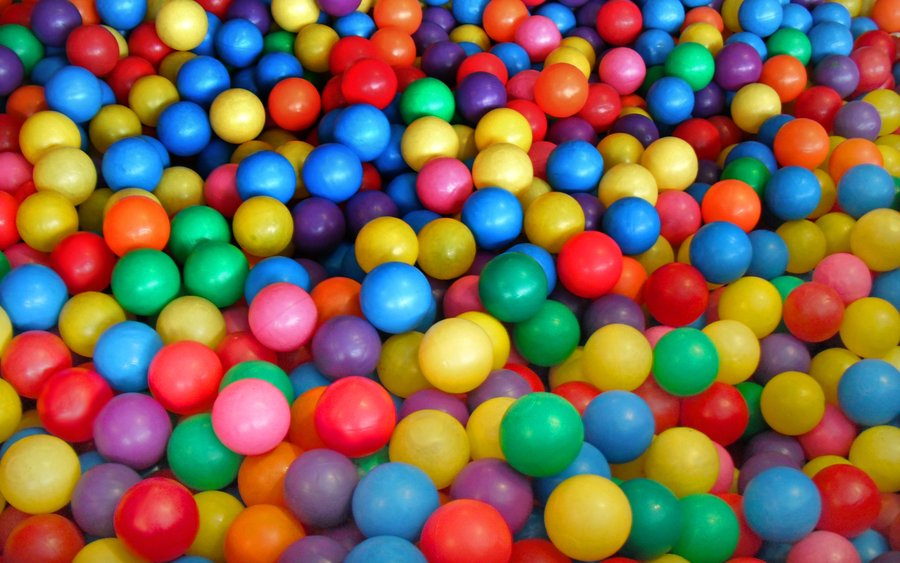
#> input picture program/program/program/ball.jpg, 900 x 563 px
$ python motor.py
#> lines starting #> are read from the running program, lines starting #| are printed output that depends on the picture
import cv2 as cv

image=cv.imread('ball.jpg')
#> image is the input picture: shape (563, 900, 3); mean B, G, R 81.2, 101.3, 127.8
blur=cv.GaussianBlur(image,(11,11),0)
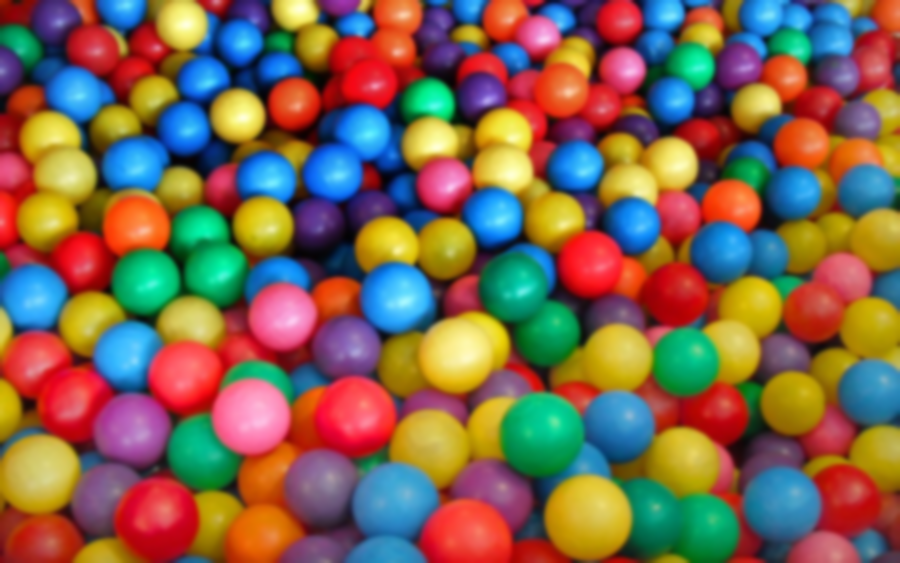
#> blur: shape (563, 900, 3); mean B, G, R 81.2, 101.3, 127.8
cv.imwrite('image',image)
cv.imshow('blur',blur)
cv.waitKey()
